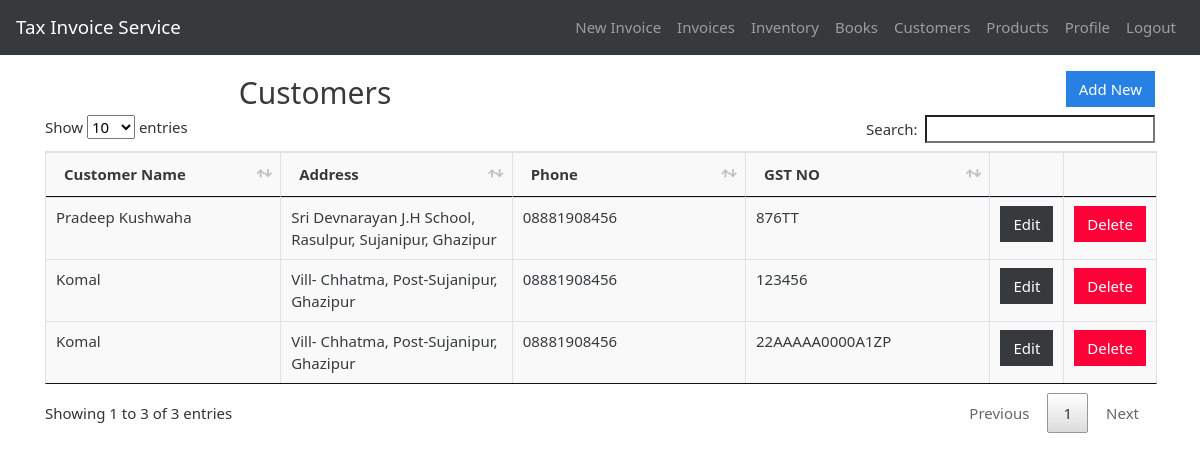
Page /customers (signed in) on the committed database.
### gstbillingapp/models.py (models this page shows, shortened)
class Customer(models.Model):
    user = models.ForeignKey(User, null=True, blank=True, on_delete=models.SET_NULL)
    customer_name = models.CharField(max_length=200)
    customer_address = models.TextField(max_length=600, blank=True, null=True)
    customer_phone = models.CharField(max_length=14, blank=True, null=True)
    customer_gst = models.CharField(max_length=15, blank=True, null=True)

### gstbillingapp/views.py (the view)
# urls.py: path('customers', views.customers, name='customers'),
@login_required
def customers(request):
    context = {}
    context['customers'] = Customer.objects.filter(user=request.user)
    return render(request, 'gstbillingapp/customers.html', context)

### gstbillingapp/templates/gstbillingapp/customers.html (shortened to what this page needs)
{% extends "gstbillingapp/base.html" %}
{% load static %}
{% block content %}
<div class="row">
	<div class="col">
		<h2 class="text-center m-1">Customers</h2>
	</div>
	<div class="col">
		<a href="{% url 'customer_add' %}" id="add_customer_btn"><button type="button" class="btn btn-primary">Add New</button></a>
	</div>
</div>
<table class="table table-bordered" id="customer-table">
	<thead>
		<tr>
			<th>Customer Name</th>
			<th>Address</th>
			<th>Phone</th>
			<th>GST NO</th>
			<th></th>
			<th></th>
		</tr>
	</thead>
	<tbody class="two-col-form">
		{% for customer in customers %}
		<tr>
			<td>{{customer.customer_name}}</td>
			<td>{{customer.customer_address}}</td>
			<td>{{customer.customer_phone}}</td>
			<td>{{customer.customer_gst}}</td>
			<td><a href="{% url 'customer_edit' customer.id %}"><button type="button" class="btn btn-dark">Edit</button></a></td>
			<td><button type="button" class="btn btn-danger" data-toggle="modal" data-target="#customerDeleteModal" data-customer-id="{{customer.id}}" data-customer-name="{{customer.customer_name}}">Delete</button></td>
		</tr>
		{% endfor %}
	</tbody>
</table>
{% endblock %}

### gstbillingapp/static/gstbillingapp/main.css (style rules this page uses)
.table-bordered td, .table-bordered th { padding: 0.25em; }
.table-bordered tbody td, .table-bordered tbody th, .table-bordered thead th, .table-bordered thead td { background: #f9f9f9; }
.two-col-form td, .two-col-form th { width: 25%; }
#add_customer_btn, #add_product_btn { float: right; }

### rows in the picture
Customer: customer_name "Pradeep Kushwaha", customer_address "Sri Devnarayan J.H School, Rasulpur, Sujanipur, Ghazipur", customer_phone "08881908456", customer_gst "876TT"
Customer: customer_name "Komal", customer_address "Vill- Chhatma, Post-Sujanipur, Ghazipur", customer_phone "08881908456", customer_gst "123456"
Customer: customer_name "Komal", customer_address "Vill- Chhatma, Post-Sujanipur, Ghazipur", customer_phone "08881908456", customer_gst "22AAAAA0000A1ZP"
